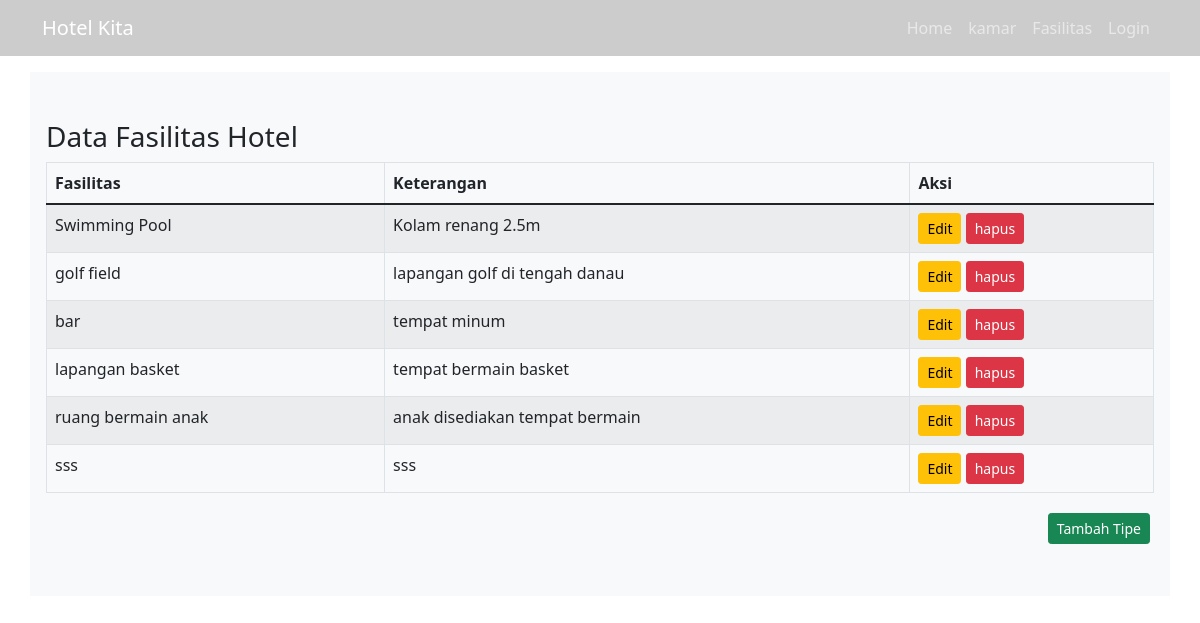
The app's page /fhotel.php?alert=insert with its own data.
### tables this page shows
CREATE TABLE `tb_fhotel` (
  `fh_id` int(11) NOT NULL,
  `fh_fasilitas` varchar(35) NOT NULL,
  `fh_keterangan` varchar(65) NOT NULL,
  `fh_image` blob DEFAULT NULL
);

### fhotel.php (the view)
<?php
include 'header.php';
?>
<br><br><br>
<div class="container px-3 py-5 bg-light">
    <h3>Data Fasilitas Hotel</h3>
    <table class="table table-bordered table-striped table-hover" id="table-datatable">
        <thead>
            <tr>
                <th>Fasilitas</th>
                <th>Keterangan</th>
                <th>Aksi</th>
            </tr>
        </thead>
        <tbody>
            <?php
            include '../config.php';
            $sql = mysqli_query($dbconnect, "SELECT * FROM tb_fhotel");
            while ($d = mysqli_fetch_array($sql)) {
            ?>
                <tr>
                    <td><?php echo $d['fh_fasilitas'] ?></td>
                    <td><?php echo $d['fh_keterangan'] ?></td>
                    <td><a href="fhotel_edit.php?id=<?php echo $d['fh_id'] ?>" class="btn btn-sm btn-warning">Edit</a>&nbsp;<a href="action/fh_delete.php?id=<?php echo $d['fh_id'] ?>" class="btn btn-sm btn-danger">hapus</a></td>
                </tr>
            <?php } ?>
        </tbody>
    </table>
    <div class="row">
        <div class="col d-flex justify-content-end">
            <a href="fhotel_tambah.php" class="btn btn-sm btn-success m-1">Tambah Tipe</a>
        </div>
    </div>
</div>

### header.php (shortened to what this page needs)
<!doctype html>
<html lang="en">
<head>
    <link href="https://cdn.jsdelivr.net/npm/bootstrap@5.1.3/dist/css/bootstrap.min.css" rel="stylesheet">
</head>
<body>
    <nav class="navbar navbar-expand-lg navbar-dark fixed-top" style="background-color: rgba(0,0,0, 0.2);">
        <div class="container">
            <a class="navbar-brand" href="index.php">
                Hotel Kita
            </a>
            <div class="d-flex">
                <div class="collapse navbar-collapse" id="navbarSupportedContent">
                    <ul class="navbar-nav me-auto mb-2 mb-lg-0">
                        <li class="nav-item">
                            <a class="nav-link" aria-current="page" href="index.php">Home</a>
                        </li>
                        <li class="nav-item">
                            <a class="nav-link" href="kamar.php">kamar</a>
                        </li>
                        <li class="nav-item">
                            <a class="nav-link" href="fasilitas.php">Fasilitas</a>
                        </li>
                        <li class="nav-item">
                            <a class="nav-link" href="login.php">Login</a>
                        </li>
                    </ul>
                </div>
            </div>
        </div>
    </nav>

### records on screen
tb_fhotel: fh_fasilitas "Swimming Pool", fh_keterangan "Kolam renang 2.5m"
tb_fhotel: fh_fasilitas "golf field", fh_keterangan "lapangan golf di tengah danau"
tb_fhotel: fh_fasilitas "bar", fh_keterangan "tempat minum"
tb_fhotel: fh_fasilitas "lapangan basket", fh_keterangan "tempat bermain basket"
tb_fhotel: fh_fasilitas "ruang bermain anak", fh_keterangan "anak disediakan tempat bermain"
tb_fhotel: fh_fasilitas "sss", fh_keterangan "sss"
